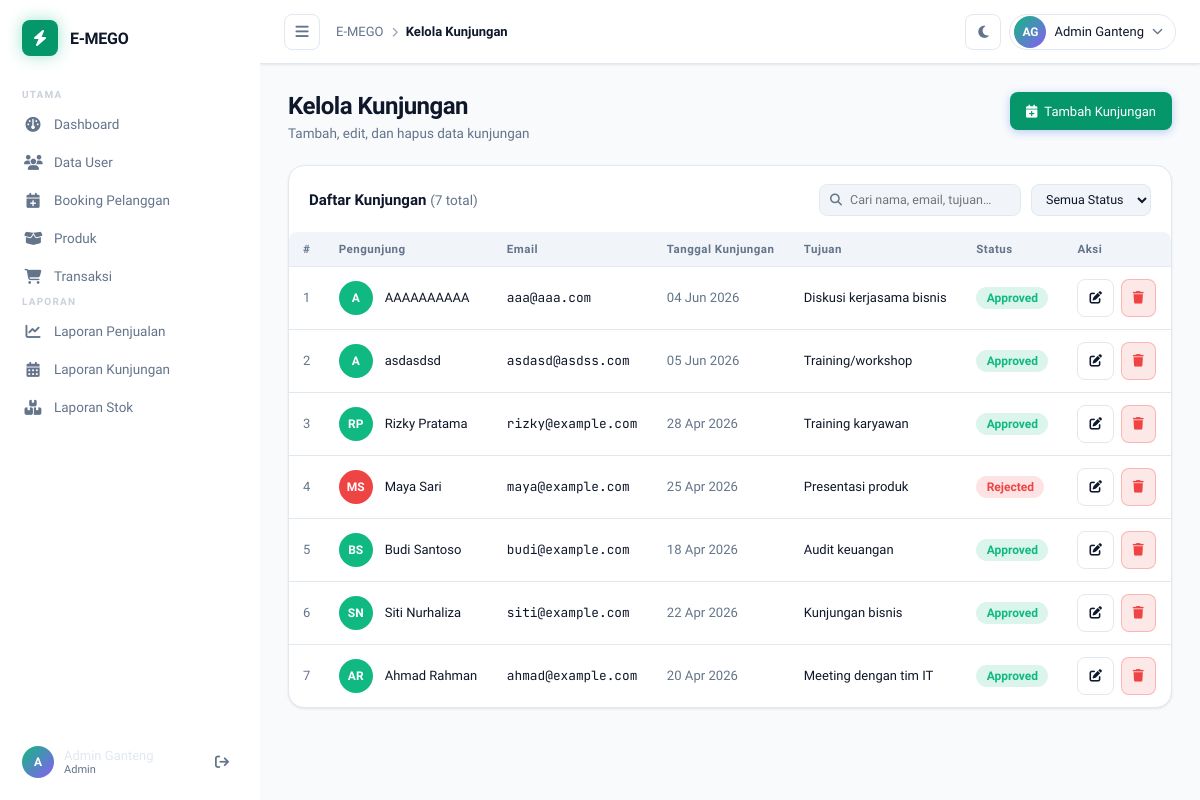
Page /admin/kelola_kunjungan.php (signed in) on the earlier database version.
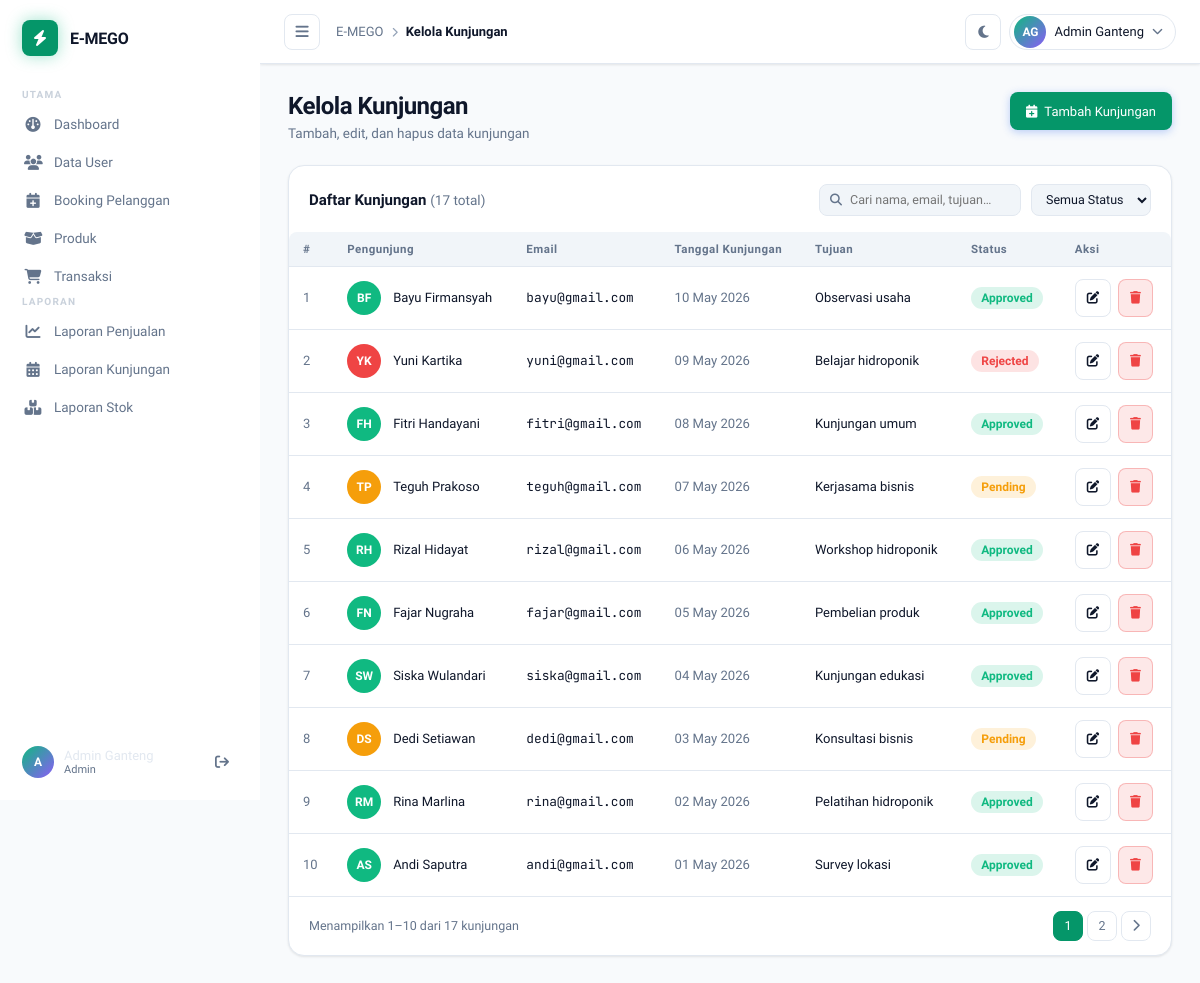
Same page on the later database version.
### tables this page shows
CREATE TABLE `kunjungan` (
  `id` int(10) UNSIGNED NOT NULL,
  `nama_pengunjung` varchar(100) NOT NULL,
  `email` varchar(255) DEFAULT NULL,
  `tanggal_kunjungan` date NOT NULL,
  `shift` enum('pagi','siang') DEFAULT 'pagi',
  `jam` varchar(50) DEFAULT '09:00',
  `jumlah_orang` int(11) DEFAULT 1,
  `tujuan` varchar(255) NOT NULL,
  `status` enum('pending','approved','rejected') DEFAULT 'pending',
  `created_at` timestamp NOT NULL DEFAULT current_timestamp()
);

### admin/kelola_kunjungan.php (the view, shortened to what the changed rows need)
<?php
require_once __DIR__ . '/../config.php';
$search     = trim($_GET['q'] ?? '');
$statusFilter = $_GET['status'] ?? '';
$page       = max(1, (int) ($_GET['page'] ?? 1));
$limit      = 10;
$offset     = ($page - 1) * $limit;
$where  = "WHERE 1=1";
$params = [];
$totalStmt = $pdo->prepare("SELECT COUNT(*) FROM kunjungan $where");
$totalStmt->execute($params);
$total     = (int) $totalStmt->fetchColumn();
$totalPage = (int) ceil($total / $limit);
$dataStmt = $pdo->prepare("SELECT id, nama_pengunjung, email, tanggal_kunjungan, tujuan, status, created_at FROM kunjungan $where ORDER BY id DESC LIMIT $limit OFFSET $offset");
$dataStmt->execute($params);
$kunjungan = $dataStmt->fetchAll();
function initials(string $name): string
{
    $parts = explode(' ', trim($name));
    $init  = strtoupper(substr($parts[0], 0, 1));
    if (isset($parts[1])) $init .= strtoupper(substr($parts[1], 0, 1));
    return $init;
}
function avatarColor(string $status): string
{
    return match ($status) {
        'approved' => '#10b981',
        'pending'  => '#f59e0b',
        'rejected' => '#ef4444',
        default    => '#64748b',
    };
}
?>
<!DOCTYPE html>
<html lang="id">
<head>
    <link rel="stylesheet" href="https://cdnjs.cloudflare.com/ajax/libs/font-awesome/6.5.0/css/all.min.css" />
    <link rel="stylesheet" href="../css/style.css" />
</head>
<body>
    <div class="main-wrapper" id="mainWrapper">
        <main class="content" id="contentArea">
            <section class="page active">
                <div class="page-header">
                    <div>
                        <h1 class="page-title">Kelola Kunjungan</h1>
                    </div>
                </div>
                <div class="card table-card">
                    <div class="card-header">
                        <h3>Daftar Kunjungan <span style="color:var(--text-muted);font-weight:400;font-size:.85rem">(<?= $total ?> total)</span></h3>
                    </div>
                    <div class="table-wrapper">
                        <table class="data-table">
                            <thead>
                                <tr>
                                    <th>#</th>
                                    <th>Pengunjung</th>
                                    <th>Email</th>
                                    <th>Tanggal Kunjungan</th>
                                    <th>Tujuan</th>
                                    <th>Status</th>
                                    <th>Aksi</th>
                                </tr>
                            </thead>
                            <tbody>
                                <?php if (empty($kunjungan)): ?>
                                    <tr>
                                        <td colspan="7" style="text-align:center;padding:2rem;color:var(--text-muted)">
                                            <i class="fa-solid fa-calendar-xmark" style="font-size:2rem;margin-bottom:.5rem;display:block;opacity:.3"></i>
                                            Tidak ada kunjungan ditemukan.
                                        </td>
                                    </tr>
                                <?php else: ?>
                                    <?php foreach ($kunjungan as $i => $k): ?>
                                        <tr>
                                            <td style="color:var(--text-muted)"><?= $offset + $i + 1 ?></td>
                                            <td>
                                                <div style="display:flex;align-items:center;gap:.75rem">
                                                    <div class="activity-avatar" style="background:<?= avatarColor($k['status']) ?>;flex-shrink:0">
                                                        <?= initials($k['nama_pengunjung'] ?? '?') ?>
                                                    </div>
                                                    <span style="font-weight:500"><?= htmlspecialchars($k['nama_pengunjung'] ?? '—') ?></span>
                                                </div>
                                            </td>
                                            <td style="font-family:'JetBrains Mono',monospace;font-size:.8rem">
                                                <?= htmlspecialchars($k['email'] ?? '—') ?>
                                            </td>
                                            <td style="color:var(--text-muted);font-size:.82rem">
                                                <?= date('d M Y', strtotime($k['tanggal_kunjungan'])) ?>
                                            </td>
                                            <td style="font-weight:500">
                                                <?= htmlspecialchars($k['tujuan']) ?>
                                            </td>
                                            <td>
                                                <?php
                                                $badgeColor = match ($k['status']) {
                                                    'approved' => 'background:rgba(16,185,129,.15);color:#10b981',
                                                    'pending'  => 'background:rgba(245,158,11,.15);color:#f59e0b',
                                                    'rejected' => 'background:rgba(239,68,68,.15);color:#ef4444',
                                                    default    => '',
                                                };
                                                ?>
                                                <span style="<?= $badgeColor ?>;padding:.25rem .65rem;border-radius:20px;font-size:.75rem;font-weight:600;text-transform:capitalize">
                                                    <?= htmlspecialchars($k['status']) ?>
                                                </span>
                                            </td>
                                            <td>
                                                <div style="display:flex;gap:.4rem">
                                                    <button type="button"
                                                        class="btn btn-outline btn-edit"
                                                        style="padding:.35rem .7rem;font-size:.78rem"
                                                        title="Edit"
                                                        data-id="<?= $k['id'] ?>"
                                                        data-nama_pengunjung="<?= htmlspecialchars($k['nama_pengunjung'], ENT_QUOTES) ?>"
                                                        data-email="<?= htmlspecialchars($k['email'] ?? '', ENT_QUOTES) ?>"
                                                        data-tanggal_kunjungan="<?= htmlspecialchars($k['tanggal_kunjungan'], ENT_QUOTES) ?>"
                                                        data-tujuan="<?= htmlspecialchars($k['tujuan'], ENT_QUOTES) ?>"
                                                        data-status="<?= htmlspecialchars($k['status'], ENT_QUOTES) ?>">
                                                        <i class="fa-solid fa-pen-to-square"></i>
                                                    </button>
                                                    <a href="kelola_kunjungan.php?hapus=<?= $k['id'] ?><?= $search ? '&q='.urlencode($search) : '' ?><?= $statusFilter ? '&status='.$statusFilter : '' ?>"
                                                        class="btn"
                                                        style="padding:.35rem .7rem;font-size:.78rem;background:rgba(239,68,68,.12);color:#ef4444;border:1px solid rgba(239,68,68,.3)"
                                                        title="Hapus"
                                                        onclick="return confirm('Yakin hapus kunjungan ini?')">
                                                        <i class="fa-solid fa-trash"></i>
                                                    </a>
                                                </div>
                                            </td>
                                        </tr>
                                    <?php endforeach; ?>
                                <?php endif; ?>
                            </tbody>
                        </table>
                    </div>
                    <?php if ($totalPage > 1): ?>
                        <div class="table-footer">
                            <span class="table-info">
                                Menampilkan <?= $offset + 1 ?>–<?= min($offset + $limit, $total) ?> dari <?= $total ?> kunjungan
                            </span>
                            <div class="pagination">
                                <?php for ($p = 1; $p <= $totalPage; $p++): ?>
                                    <a href="?page=<?= $p ?>&q=<?= urlencode($search) ?>&status=<?= $statusFilter ?>"
                                        class="page-btn <?= $p === $page ? 'active' : '' ?>">
                                        <?= $p ?>
                                    </a>
                                <?php endfor; ?>
                                <?php if ($page < $totalPage): ?>
                                    <a href="?page=<?= $page+1 ?>&q=<?= urlencode($search) ?>&status=<?= $statusFilter ?>" class="page-btn">
                                        <i class="fa-solid fa-chevron-right"></i>
                                    </a>
                                <?php endif; ?>
                            </div>
                        </div>
                    <?php endif; ?>
                </div>
            </section>
        </main>
    </div>
</body>
</html>

Differences in the rows shown:
no longer on this page (row unchanged): kunjungan: i "1", nama_pengunjung "A", nama_pengunjung "AAAAAAAAAA", email "aaa@aaa.com", tanggal_kunjungan "04 Jun 2026", tujuan "Diskusi kerjasama bisnis", status "Approved"
no longer on this page (row unchanged): kunjungan: i "2", nama_pengunjung "A", nama_pengunjung "asdasdsd", email "asdasd@asdss.com", tanggal_kunjungan "05 Jun 2026", tujuan "Training/workshop", status "Approved"
no longer on this page (row unchanged): kunjungan: i "3", nama_pengunjung "RP", nama_pengunjung "Rizky Pratama", email "rizky@example.com", tanggal_kunjungan "28 Apr 2026", tujuan "Training karyawan", status "Approved"
no longer on this page (row unchanged): kunjungan: i "4", nama_pengunjung "MS", nama_pengunjung "Maya Sari", email "maya@example.com", tanggal_kunjungan "25 Apr 2026", tujuan "Presentasi produk", status "Rejected"
no longer on this page (row unchanged): kunjungan: i "5", nama_pengunjung "BS", nama_pengunjung "Budi Santoso", email "budi@example.com", tanggal_kunjungan "18 Apr 2026", tujuan "Audit keuangan", status "Approved"
no longer on this page (row unchanged): kunjungan: i "6", nama_pengunjung "SN", nama_pengunjung "Siti Nurhaliza", email "siti@example.com", tanggal_kunjungan "22 Apr 2026", tujuan "Kunjungan bisnis", status "Approved"
no longer on this page (row unchanged): kunjungan: i "7", nama_pengunjung "AR", nama_pengunjung "Ahmad Rahman", email "ahmad@example.com", tanggal_kunjungan "20 Apr 2026", tujuan "Meeting dengan tim IT", status "Approved"
added kunjungan: i "1", nama_pengunjung "BF", nama_pengunjung "Bayu Firmansyah", email "bayu@gmail.com", tanggal_kunjungan "10 May 2026", tujuan "Observasi usaha", status "Approved"
added kunjungan: i "2", nama_pengunjung "YK", nama_pengunjung "Yuni Kartika", email "yuni@gmail.com", tanggal_kunjungan "09 May 2026", tujuan "Belajar hidroponik", status "Rejected"
added kunjungan: i "3", nama_pengunjung "FH", nama_pengunjung "Fitri Handayani", email "fitri@gmail.com", tanggal_kunjungan "08 May 2026", tujuan "Kunjungan umum", status "Approved"
added kunjungan: i "4", nama_pengunjung "TP", nama_pengunjung "Teguh Prakoso", email "teguh@gmail.com", tanggal_kunjungan "07 May 2026", tujuan "Kerjasama bisnis", status "Pending"
added kunjungan: i "5", nama_pengunjung "RH", nama_pengunjung "Rizal Hidayat", email "rizal@gmail.com", tanggal_kunjungan "06 May 2026", tujuan "Workshop hidroponik", status "Approved"
added kunjungan: i "6", nama_pengunjung "FN", nama_pengunjung "Fajar Nugraha", email "fajar@gmail.com", tanggal_kunjungan "05 May 2026", tujuan "Pembelian produk", status "Approved"
added kunjungan: i "7", nama_pengunjung "SW", nama_pengunjung "Siska Wulandari", email "siska@gmail.com", tanggal_kunjungan "04 May 2026", tujuan "Kunjungan edukasi", status "Approved"
added kunjungan: i "8", nama_pengunjung "DS", nama_pengunjung "Dedi Setiawan", email "dedi@gmail.com", tanggal_kunjungan "03 May 2026", tujuan "Konsultasi bisnis", status "Pending"
added kunjungan: i "9", nama_pengunjung "RM", nama_pengunjung "Rina Marlina", email "rina@gmail.com", tanggal_kunjungan "02 May 2026", tujuan "Pelatihan hidroponik", status "Approved"
added kunjungan: i "10", nama_pengunjung "AS", nama_pengunjung "Andi Saputra", email "andi@gmail.com", tanggal_kunjungan "01 May 2026", tujuan "Survey lokasi", status "Approved"
Other differences:
$total: "7" → "17"
$offset + 1: (not shown) → "1"
min($offset + $limit, $total): (not shown) → "10"
$total: (not shown) → "17"
text now shown: "Menampilkan – dari kunjungan"
new list line: "1"
new list line: "2"
